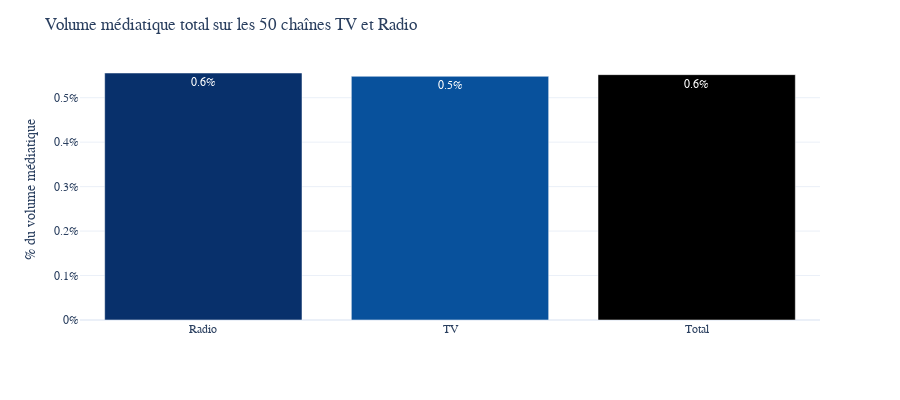

Notebook source saved alongside this figure:
### Code cell
fig = px.bar(media_time.reset_index(),x = "index",y = "media_part",height = 400,text_auto = ".1%")
fig.update_layout(yaxis_tickformat='0%',
                  title = "Volume médiatique total sur les 50 chaînes TV et Radio",
                  font_family="Poppins",yaxis_title="% du volume médiatique",xaxis_title = "")
fig.update_traces(marker_color=[COLOR_RADIO,COLOR_TV])
fig

### Figure 1 — Plotly figure (JSON) as saved in the notebook; plotly's stock layout.template omitted (floating-point values rounded to 4 significant figures)
{"data": [{"alignmentgroup": "True", "hovertemplate": "index=%{x}<br>media_part=%{y}<extra></extra>", "legendgroup": "", "marker": {"color": ["#08306b", "#08519c"], "pattern": {"shape": ""}}, "name": "", "offsetgroup": "", "orientation": "v", "showlegend": false, "textposition": "auto", "texttemplate": "%{y:.1%}", "x": ["Radio", "TV", "Total"], "xaxis": "x", "y": [0.005556, 0.005481, 0.005519], "yaxis": "y", "type": "bar"}], "layout": {"xaxis": {"anchor": "y", "domain": [0, 1], "title": {"text": ""}}, "yaxis": {"anchor": "x", "domain": [0, 1], "title": {"text": "% du volume médiatique"}, "tickformat": "0%"}, "legend": {"tracegroupgap": 0}, "margin": {"t": 60}, "barmode": "relative", "height": 400, "font": {"family": "Poppins"}, "title": {"text": "Volume médiatique total sur les 50 chaînes TV et Radio"}}}
